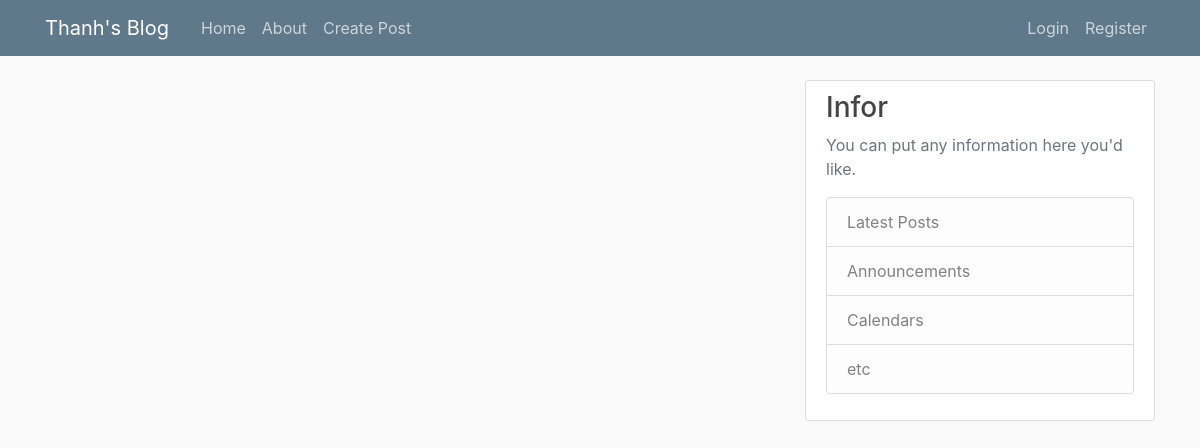
Page /home on the earlier database version.
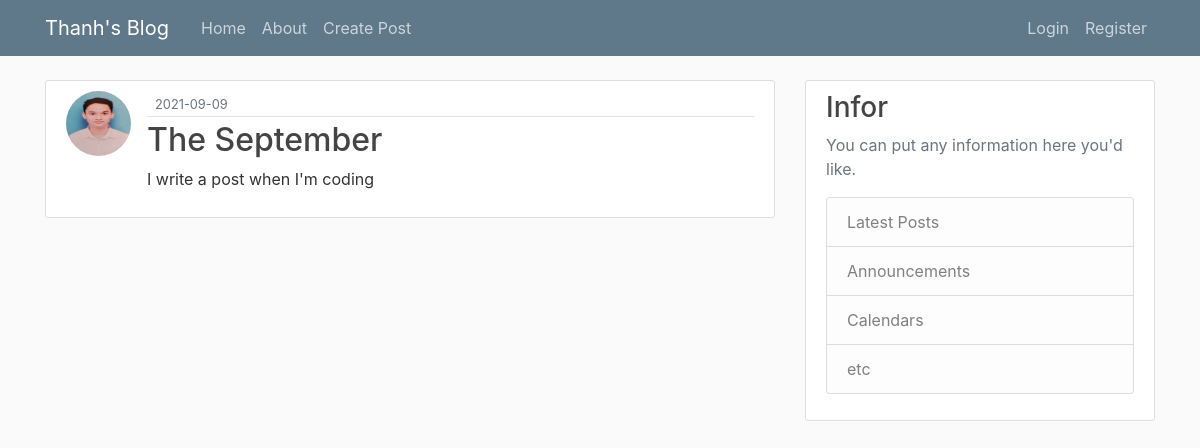
Same page on the later database version.
### flaskblog/models.py (models this page shows, shortened)
class Post(db.Model):
    id = db.Column(db.Integer, primary_key = True)
    title = db.Column(db.String(100), nullable=False)
    date_posted = db.Column(db.DateTime, nullable=False, default = datetime.utcnow)
    content = db.Column(db.Text, nullable = False)
    user_id = db.Column(db.Integer, db.ForeignKey('user.id'), nullable = False)

class User(db.Model, UserMixin):
    id = db.Column(db.Integer, primary_key = True)
    user_name = db.Column(db.String(20), unique = True, nullable=False)
    email = db.Column(db.String(120), unique = True, nullable=False)
    image_file = db.Column(db.String(20), nullable=False, default = 'default.jpg')
    password = db.Column(db.String(60), nullable = False)
    posts = db.relationship('Post', backref = 'author', lazy  = True)

### flaskblog/routes.py (the view)
@app.route("/")
@app.route("/home")
def home():
    posts = Post.query.all()
    return render_template('home.html', posts  = posts)

### flaskblog/templates/home.html (shortened to what this page needs)
{% extends "layout.html" %}
{% block content %}
    {% for post in posts %}
        <article class="media content-section">
          <img class="rounded-circle article-img" src="{{ url_for('static', filename='profile_pics/' + post.author.image_file) }}">
          <div class="media-body">
            <div class="article-metadata">
              <small class="text-muted">{{ post.date_posted.strftime('%Y-%m-%d') }}</small>
            </div>
            <h2><a class="article-title" href="{{ url_for('post', post_id=post.id) }}">{{ post.title }}</a></h2>
            <p class="article-content">{{ post.content }}</p>
          </div>
        </article>
    {% endfor %}
{% endblock content %}

### flaskblog/templates/layout.html (shortened to what this page needs)
<!DOCTYPE html>
<html>
<head>
    <link rel="stylesheet" href="https://maxcdn.bootstrapcdn.com/bootstrap/4.0.0/css/bootstrap.min.css">
    <link rel="stylesheet" type="text/css" href="{{ url_for('static', filename='main.css') }}">
</head>
<body>
    <header class="site-header">
      <nav class="navbar navbar-expand-md navbar-dark bg-steel fixed-top">
        <div class="container">
          <a class="navbar-brand mr-4" href="/">Thanh's Blog</a>
          <div class="collapse navbar-collapse" id="navbarToggle">
            <div class="navbar-nav mr-auto">
              <a class="nav-item nav-link" href="{{ url_for('home') }}">Home</a>
              <a class="nav-item nav-link" href="{{ url_for('about') }}">About</a>
              <a class="nav-item nav-link" href="{{ url_for('new_post') }}">Create Post</a>
            </div>
            <div class="navbar-nav">
              {% if current_user.is_authenticated %}
                <a class="nav-item nav-link" href="{{ url_for('account') }}">Account</a>
                <a class="nav-item nav-link" href="{{ url_for('logout') }}">Logout</a>
              {% else %}
                <a class="nav-item nav-link" href="{{ url_for('login') }}">Login</a>
                <a class="nav-item nav-link" href="{{ url_for('register') }}">Register</a>
              {% endif %}
            </div>
          </div>
        </div>
      </nav>
    </header>
    <main role="main" class="container">
      <div class="row">
        <div class="col-md-8">
          {% block content %}{% endblock %}
        </div>
        <div class="col-md-4">
          <div class="content-section">
            <h3>Infor </h3>
            <p class='text-muted'>You can put any information here you'd like.
              <ul class="list-group">
                <li class="list-group-item list-group-item-light">Latest Posts</li>
                <li class="list-group-item list-group-item-light">Announcements</li>
                <li class="list-group-item list-group-item-light">Calendars</li>
                <li class="list-group-item list-group-item-light">etc</li>
              </ul>
            </p>
          </div>
        </div>
      </div>
    </main>
</body>
</html>

### flaskblog/static/main.css (style rules this page uses)
body { background: #fafafa; color: #333333; margin-top: 5rem; }
h1, h2, h3, h4, h5, h6 { color: #444444; }
.bg-steel { background-color: #5f788a; }
.site-header .navbar-nav .nav-link { color: #cbd5db; }
.content-section { background: #ffffff; padding: 10px 20px; border: 1px solid #dddddd; border-radius: 3px; margin-bottom: 20px; }
.article-title { color: #444444; }
.article-content { white-space: pre-line; }
.article-img { height: 65px; width: 65px; margin-right: 16px; }
.article-metadata { padding-bottom: 1px; margin-bottom: 4px; border-bottom: 1px solid #e3e3e3 }

Differences in the rows shown:
added Post: image_file (placeholder picture), date_posted "2021-09-09", title "The September", content "I write a post when I'm coding"
